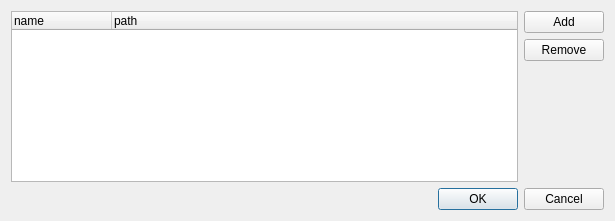
<?xml version="1.0" encoding="UTF-8"?>
<ui version="4.0">
 <class>SettingsDialog</class>
 <widget class="QDialog" name="SettingsDialog">
  <property name="geometry">
   <rect>
    <x>0</x>
    <y>0</y>
    <width>615</width>
    <height>221</height>
   </rect>
  </property>
  <property name="windowTitle">
   <string>Dialog</string>
  </property>
  <layout class="QVBoxLayout" name="verticalLayout">
   <item>
    <layout class="QHBoxLayout" name="horizontalLayout">
     <item>
      <widget class="QTreeWidget" name="treeWidget">
       <property name="rootIsDecorated">
        <bool>false</bool>
       </property>
       <attribute name="headerStretchLastSection">
        <bool>true</bool>
       </attribute>
       <column>
        <property name="text">
         <string>name</string>
        </property>
       </column>
       <column>
        <property name="text">
         <string>path</string>
        </property>
       </column>
      </widget>
     </item>
     <item>
      <layout class="QVBoxLayout" name="verticalLayout_2">
       <item>
        <widget class="QPushButton" name="addButton">
         <property name="text">
          <string>Add</string>
         </property>
        </widget>
       </item>
       <item>
        <widget class="QPushButton" name="removeButton">
         <property name="text">
          <string>Remove</string>
         </property>
        </widget>
       </item>
       <item>
        <spacer name="verticalSpacer">
         <property name="orientation">
          <enum>Qt::Vertical</enum>
         </property>
         <property name="sizeHint" stdset="0">
          <size>
           <width>20</width>
           <height>40</height>
          </size>
         </property>
        </spacer>
       </item>
      </layout>
     </item>
    </layout>
   </item>
   <item>
    <widget class="QDialogButtonBox" name="buttonBox">
     <property name="orientation">
      <enum>Qt::Horizontal</enum>
     </property>
     <property name="standardButtons">
      <set>QDialogButtonBox::Cancel|QDialogButtonBox::Ok</set>
     </property>
    </widget>
   </item>
  </layout>
 </widget>
 <resources/>
 <connections>
  <connection>
   <sender>buttonBox</sender>
   <signal>accepted()</signal>
   <receiver>SettingsDialog</receiver>
   <slot>accept()</slot>
   <hints>
    <hint type="sourcelabel">
     <x>248</x>
     <y>254</y>
    </hint>
    <hint type="destinationlabel">
     <x>157</x>
     <y>274</y>
    </hint>
   </hints>
  </connection>
  <connection>
   <sender>buttonBox</sender>
   <signal>rejected()</signal>
   <receiver>SettingsDialog</receiver>
   <slot>reject()</slot>
   <hints>
    <hint type="sourcelabel">
     <x>316</x>
     <y>260</y>
    </hint>
    <hint type="destinationlabel">
     <x>286</x>
     <y>274</y>
    </hint>
   </hints>
  </connection>
 </connections>
</ui>
